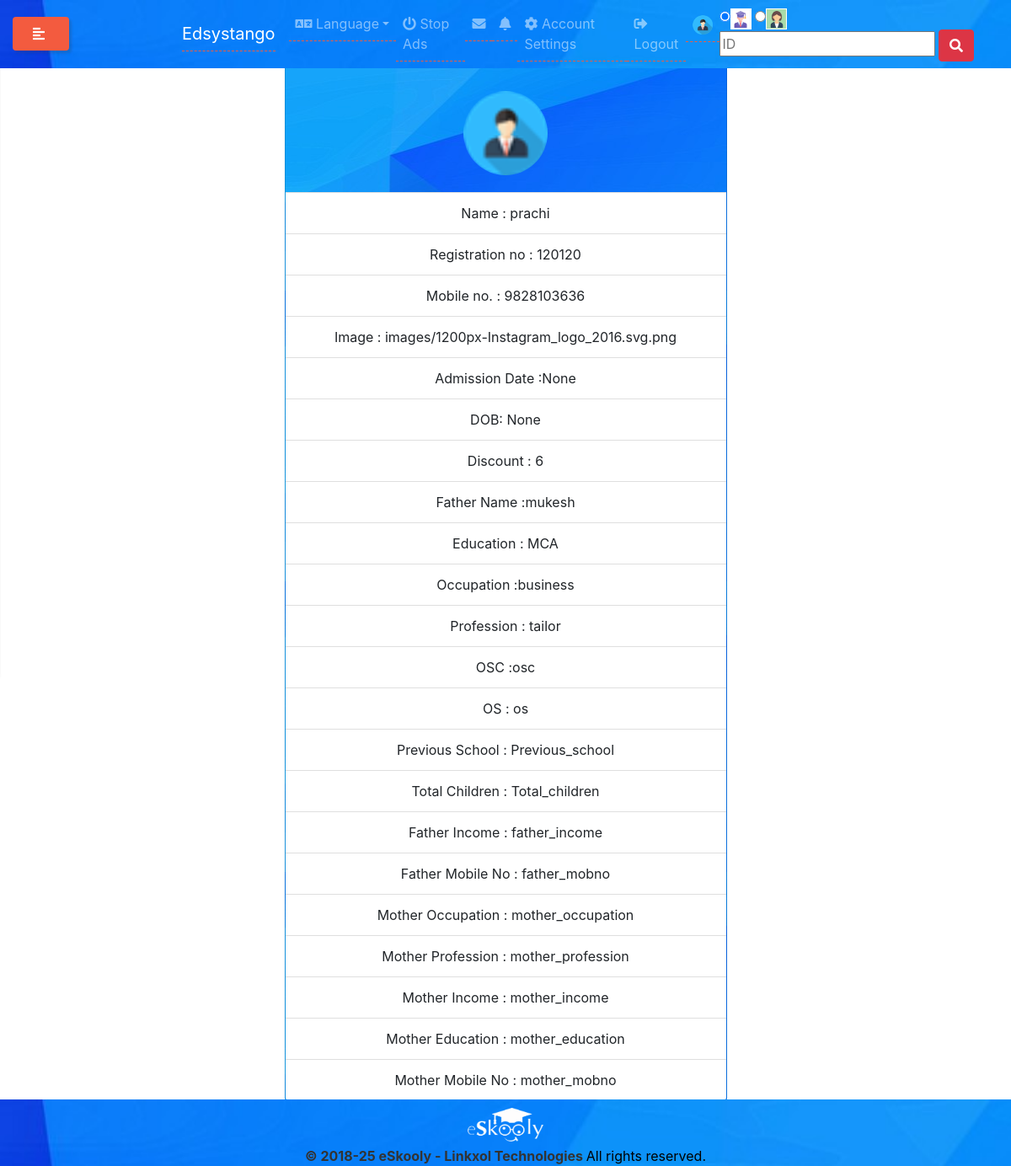
Screenshot of /studentreport/1 with the database file from the repository.
### eskoolyapp/models.py (models this page shows, shortened)
class ADMISSION(models.Model):
    nmstd=models.CharField(max_length=30)
    regno=models.IntegerField()
    image=models.FileField(upload_to="images/",null=True,blank=True)
    admission_date=models.DateField()
    mobno=models.IntegerField()
    birthdate=models.DateField(null=True, blank=True)
    discount = models.IntegerField()
    fnm=models.CharField(max_length=30)
    education=models.CharField(max_length=10)
    occupation=models.CharField(max_length=30)
    profession=models.CharField(max_length=30)
    gender = models.CharField(max_length=1, choices= GENDER_CHOICES, null=True, blank=True)
    os=models.CharField(max_length=30)
    osc=models.CharField(max_length=30)
    Previous_school=models.CharField(max_length=30)
    Total_children=models.IntegerField(null=True, blank=True)
    father_income=models.FloatField(null=True, blank=True)
    mother_income=models.FloatField(null=True, blank=True)
    mother_profession=models.CharField(max_length=30,null=True, blank=True)
    mother_occupation=models.CharField(max_length=30,null=True, blank=True)
    mother_education=models.CharField(max_length=50,null=True, blank=True)
    mother_mobno=models.IntegerField(null=True, blank=True)
    mothername=models.CharField(max_length=30,null=True, blank=True)
    father_mobno=models.IntegerField(null=True, blank=True)

### eskoolyapp/views.py (the view)
# urls.py: path('studentreport/<pk>',views.studentreport.as_view()),
class studentreport(DetailView):
    model=ADMISSION

### templates/eskoolyapp/admission_detail.html
{% extends 'eskoolyapp/base.html' %}
{% load static%}
{% block parentblock %}
 {% load crispy_forms_tags %}
 <div class="container col-lg-6">
 <div class="card" style=" margin-top:30px;margin-bottom:20px;text-align:center; background-repeat: no-repeat;background: url('{% static "images/ff.jpg"%}')fixed;"><br>
     <center><h5 class="card-title"></h5><hr>  </center>
     <div class="card-body">
         <center>
         <img src="{% static "images/user.png"%}" alt="student image" height="100px" width="100px" class="rounded-circle">
       </div>
   <ul class="list-group list-group-flush">
     <center>
     <li class="list-group-item">Name : {{admission.nmstd}}</li>
     <li class="list-group-item">Registration no : {{admission.regno}}</li>
     <li class="list-group-item">Mobile no. : {{admission.mobno}}</li>
     <li class="list-group-item">Image : {{admission.image}}</li>
     <li class="list-group-item">Admission Date :{{admission.admission_date}}</li>
     <li class="list-group-item">DOB: {{admission.birthdate}}</li>
     <li class="list-group-item">Discount : {{admission.discount}}</li>
     <li class="list-group-item">Father Name :{{admission.fnm}}</li>
     <li class="list-group-item">Education : {{admission.education}}</li>
     <li class="list-group-item">Occupation :{{admission.occupation}}</li>
     <li class="list-group-item">Profession : {{admission.profession}}</li>
     <li class="list-group-item">OSC :{{admission.osc}}</li>
     <li class="list-group-item">OS : {{admission.os}}</li>
      <li class="list-group-item">Previous School : {{admission.Previous_school}}</li>
       <li class="list-group-item">Total Children : {{admission.Total_children}}</li>
        <li class="list-group-item">Father Income : {{admission.father_income}}</li>
         <li class="list-group-item">Father Mobile No : {{admission.father_mobno}}</li>
         <li class="list-group-item">Mother Occupation : {{admission.mother_occupation}}</li>
          <li class="list-group-item">Mother Profession : {{admission.mother_profession}}</li>
           <li class="list-group-item">Mother Income : {{admission.mother_income}}</li>
            <li class="list-group-item">Mother Education : {{admission.mother_education}}</li>
             <li class="list-group-item">Mother Mobile No : {{admission.mother_mobno}}</li>
   </ul>
 </div><br><hr>
                            </div>
{% endblock %}

### static/assets/css/style.css (style rules this page uses)
body { font-family: 'Roboto', sans-serif; font-size: 16px; font-weight: 300; color: #888; line-height: 30px; text-align: center; }
img { max-width: 100%; }

### rows the page displays
ADMISSION: nmstd "prachi", regno "120120", mobno "9828103636", image "images/1200px-Instagram_logo_2016.svg.png", admission_date "None", birthdate "None", discount "6", fnm "mukesh", education "MCA", occupation "business", profession "tailor", osc "osc", os "os", Previous_school "Previous_school", Total_children "Total_children", father_income "father_income", father_mobno "father_mobno", mother_occupation "mother_occupation", mother_profession "mother_profession", mother_income "mother_income", mother_education "mother_education", mother_mobno "mother_mobno"
